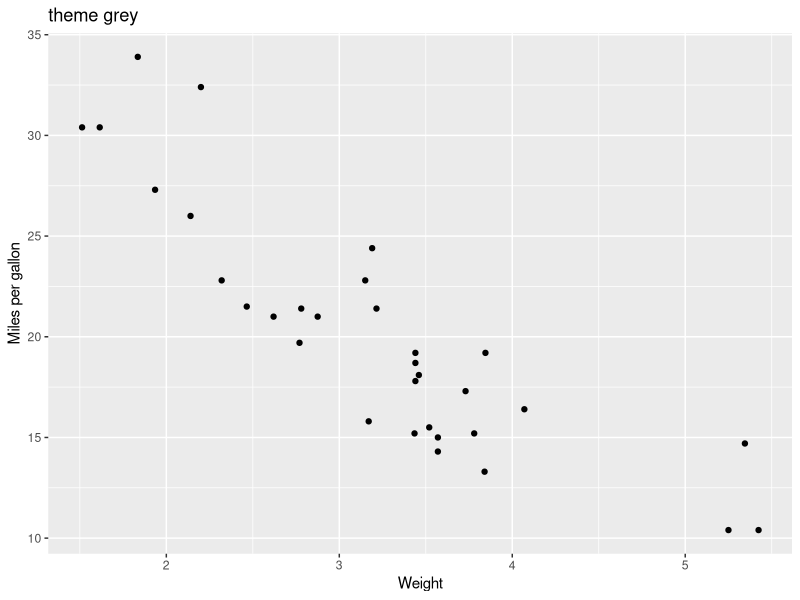
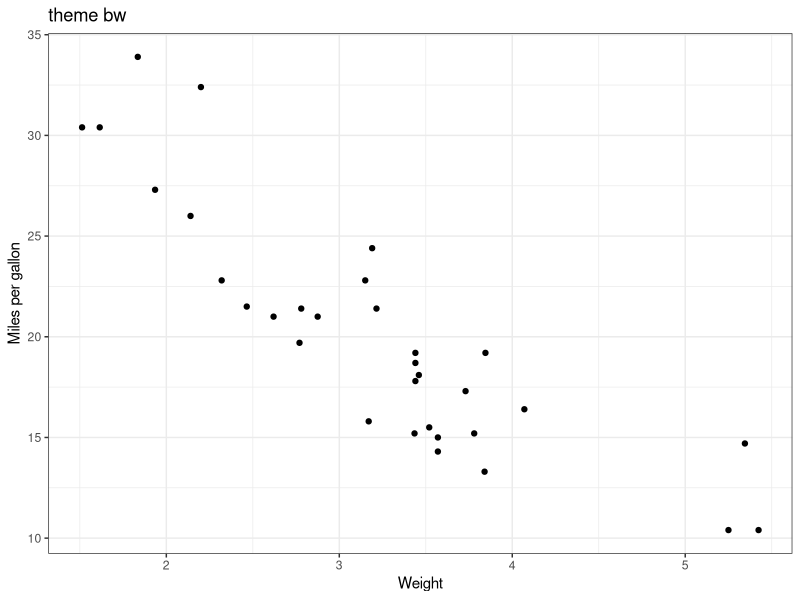
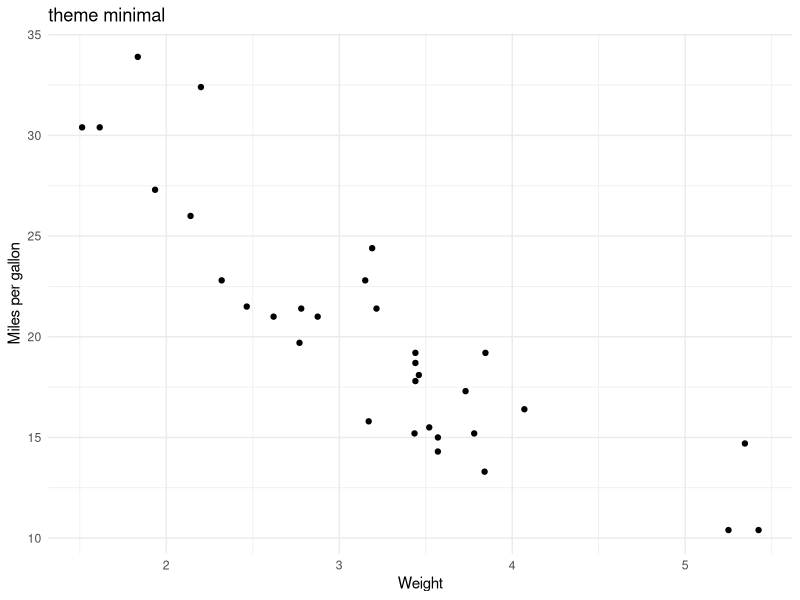
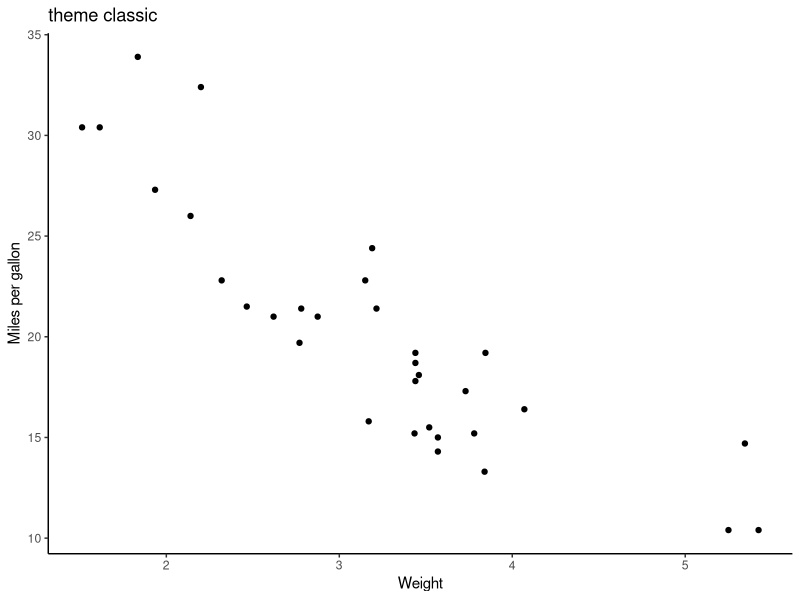
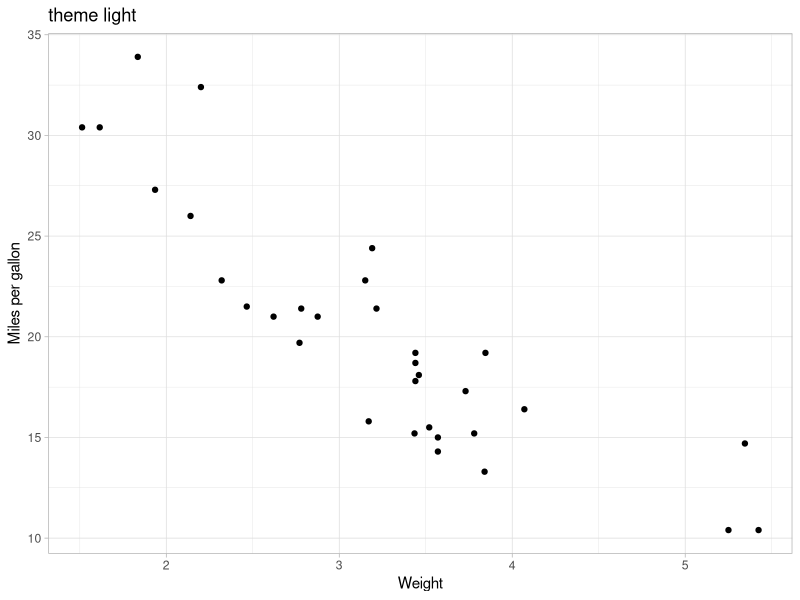
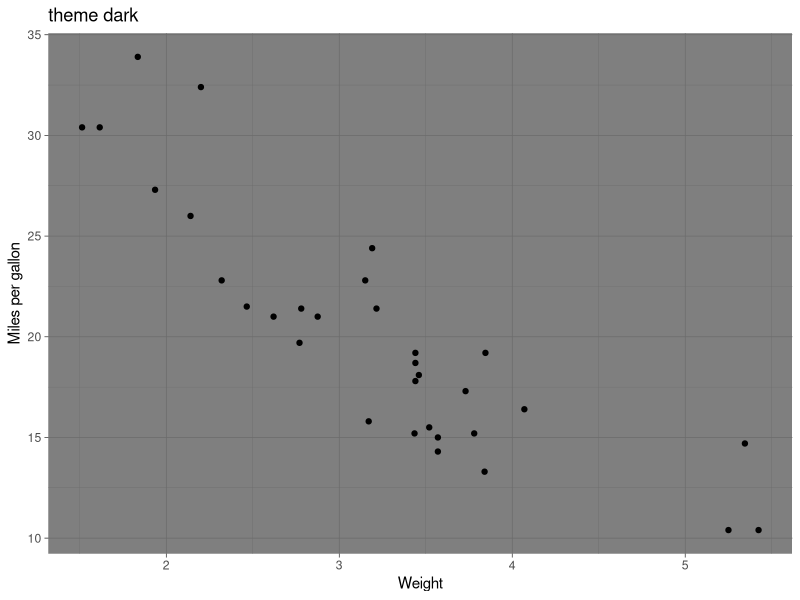
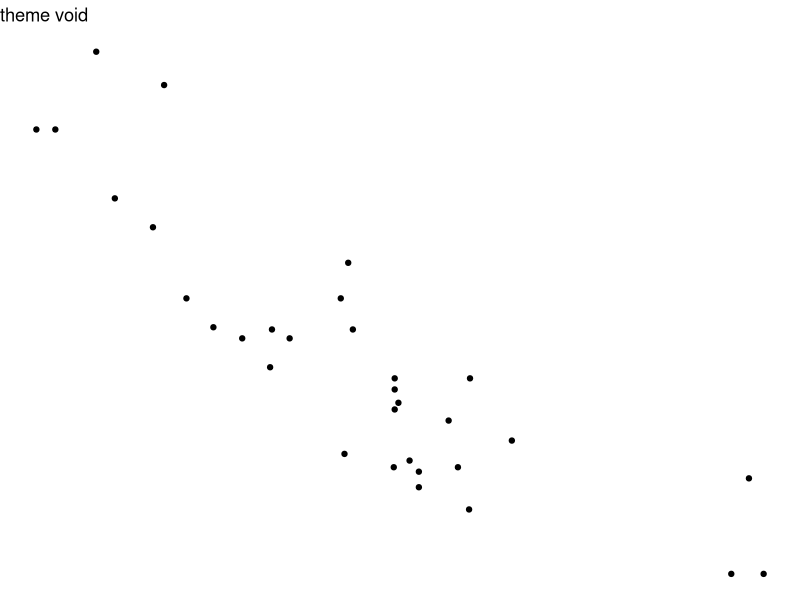
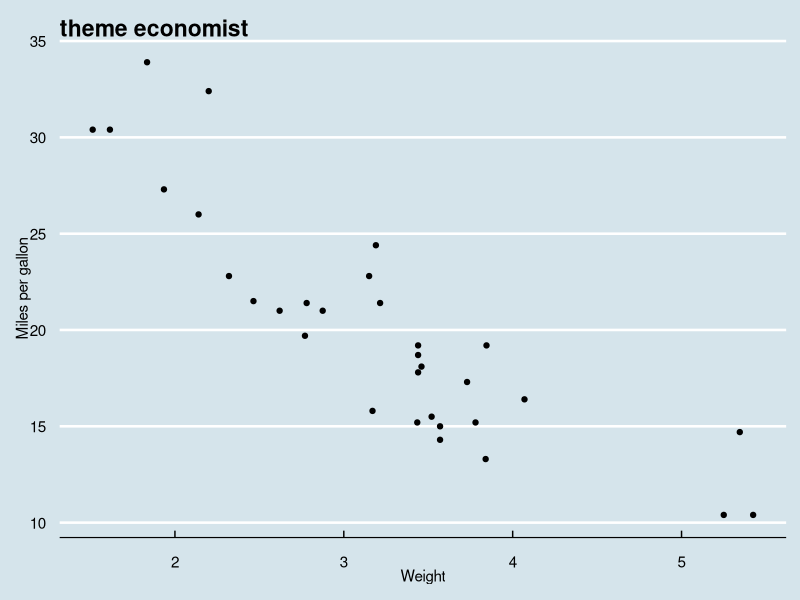

Source code (R) for these figures, in order:
library(ggplot2)

p1 <- ggplot(mtcars, aes(x = wt, y = mpg)) +
  geom_point() +
  labs(x = "Weight", y = "Miles per gallon")

# 默认主题，特征：浅灰色背景和白色网格线。被认为是出版标准，也是最不容易出错的主题
p1 + theme_grey() + labs(title = "theme grey")

# 经典的黑色和白色主题，特征：纯白色背景和深灰色网格线。在许多学术期刊中很受欢迎，因为它在黑白打印时非常清晰。
p1 + theme_bw() + labs(title = "theme bw")

# 一个简约透明的主题。特征：没有背景注释，只有坐标轴和基本的网格线。非常现代和干净，是当前数据可视化中最流行的主题之一。
p1 + theme_minimal() + labs(title = "theme minimal")

# 模仿经典的基础 R 绘图的外观。特征：没有网格线，只有坐标轴。给人一种简洁、传统的印象。
p1 + theme_classic() + labs(title = "theme classic")

# 与 theme_bw() 类似，但线条更细、颜色更浅。特征：浅灰色网格线和白色背景
p1 + theme_light() + labs(title = "theme light")

# theme_light() 的深色版本。特征：深灰色背景和浅灰色网格线。适合在光线较暗的环境下演示，或者为了与浅色元素形成高对比度。
p1 + theme_dark() + labs(title = "theme dark")

# 一个完全空的主题，移除了所有非数据元素。特征：没有坐标轴、网格线、标题或标签，只有一个纯粹的绘图区域。
p1 + theme_void() + labs(title = "theme void")

# 这是一个主题宝库，提供了大量模仿知名出版物和软件风格的预设主题。
library(ggthemes)

# 模仿《经济学人》杂志的风格
p1 + theme_economist() + labs(title = "theme economist")

# 模仿《华尔街日报》的风格
p1 + theme_wsj() + labs(title = "theme wsj")

# 基于 Edward Tufte 的数据墨水比原则设计，极简风格
p1 + theme_tufte() + labs(title = "theme tufte")

# 模仿 FiveThirtyEight 网站的风格
p1 + theme_fivethirtyeight() + labs(title = "theme FiveThirtyEight")

# 模仿 Stata 统计软件的绘图风格
p1 + theme_stata() + labs(title = "theme Stata")

# 使用 Solarized 调色板，提供浅色和深色两种模式
p1 + theme_solarized() + labs(title = "theme Solarized")
